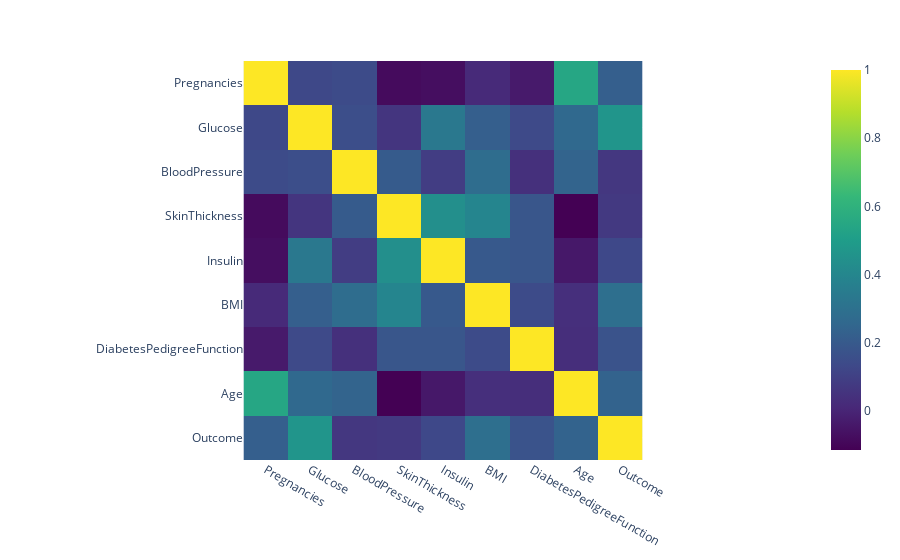

Notebook source saved alongside this figure:
### Code cell
import plotly.express as px
fig = px.imshow(df.corr(), color_continuous_scale='viridis')
fig.show()

### Figure 1 — Plotly figure (JSON) as saved in the notebook; plotly's stock layout.template omitted (floating-point values rounded to 4 significant figures)
{"data": [{"coloraxis": "coloraxis", "hovertemplate": "x: %{x}<br>y: %{y}<br>color: %{z}<extra></extra>", "name": "0", "type": "heatmap", "x": ["Pregnancies", "Glucose", "BloodPressure", "SkinThickness", "Insulin", "BMI", "DiabetesPedigreeFunction", "Age", "Outcome"], "xaxis": "x", "y": ["Pregnancies", "Glucose", "BloodPressure", "SkinThickness", "Insulin", "BMI", "DiabetesPedigreeFunction", "Age", "Outcome"], "yaxis": "y", "z": [[1, 0.1295, 0.1413, -0.08167, -0.07353, 0.01768, -0.03352, 0.5443, 0.2219], [0.1295, 1, 0.1526, 0.05733, 0.3314, 0.2211, 0.1373, 0.2635, 0.4666], [0.1413, 0.1526, 1, 0.2074, 0.08893, 0.2818, 0.04126, 0.2395, 0.06507], [-0.08167, 0.05733, 0.2074, 1, 0.4368, 0.3926, 0.1839, -0.114, 0.07475], [-0.07353, 0.3314, 0.08893, 0.4368, 1, 0.1979, 0.1851, -0.04216, 0.1305], [0.01768, 0.2211, 0.2818, 0.3926, 0.1979, 1, 0.1406, 0.03624, 0.2927], [-0.03352, 0.1373, 0.04126, 0.1839, 0.1851, 0.1406, 1, 0.03356, 0.1738], [0.5443, 0.2635, 0.2395, -0.114, -0.04216, 0.03624, 0.03356, 1, 0.2384], [0.2219, 0.4666, 0.06507, 0.07475, 0.1305, 0.2927, 0.1738, 0.2384, 1]]}], "layout": {"coloraxis": {"colorscale": [[0, "#440154"], [0.1111, "#482878"], [0.2222, "#3e4989"], [0.3333, "#31688e"], [0.4444, "#26828e"], [0.5556, "#1f9e89"], [0.6667, "#35b779"], [0.7778, "#6ece58"], [0.8889, "#b5de2b"], [1, "#fde725"]]}, "margin": {"t": 60}, "xaxis": {"anchor": "y", "constrain": "domain", "domain": [0, 1], "scaleanchor": "y"}, "yaxis": {"anchor": "x", "autorange": "reversed", "constrain": "domain", "domain": [0, 1]}}}
